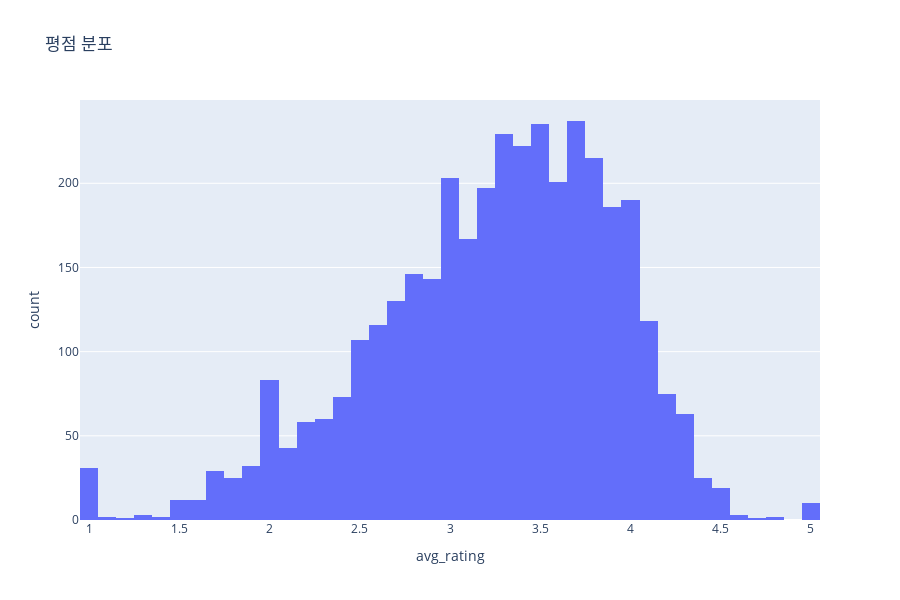

Here is the notebook cell this chart was saved with:
### Code cell
# plotly 버전
px.histogram(mv_rating_agg, x='avg_rating', height=600, title='평점 분포')

### Figure 1 — Plotly figure (JSON) as saved in the notebook; plotly's stock layout.template omitted (floating-point values rounded to 4 significant figures; data arrays with more than 128 entries replaced by an {"elided": "..."} marker saying what was removed)
{"data": [{"alignmentgroup": "True", "bingroup": "x", "hovertemplate": "avg_rating=%{x}<br>count=%{y}<extra></extra>", "legendgroup": "", "marker": {"color": "#636efa", "pattern": {"shape": ""}}, "name": "", "offsetgroup": "", "orientation": "v", "showlegend": false, "type": "histogram", "x": {"elided": "3706 float values"}, "xaxis": "x", "yaxis": "y"}], "layout": {"barmode": "relative", "height": 600, "legend": {"tracegroupgap": 0}, "title": {"text": "평점 분포"}, "xaxis": {"anchor": "y", "domain": [0, 1], "title": {"text": "avg_rating"}}, "yaxis": {"anchor": "x", "domain": [0, 1], "title": {"text": "count"}}}}
